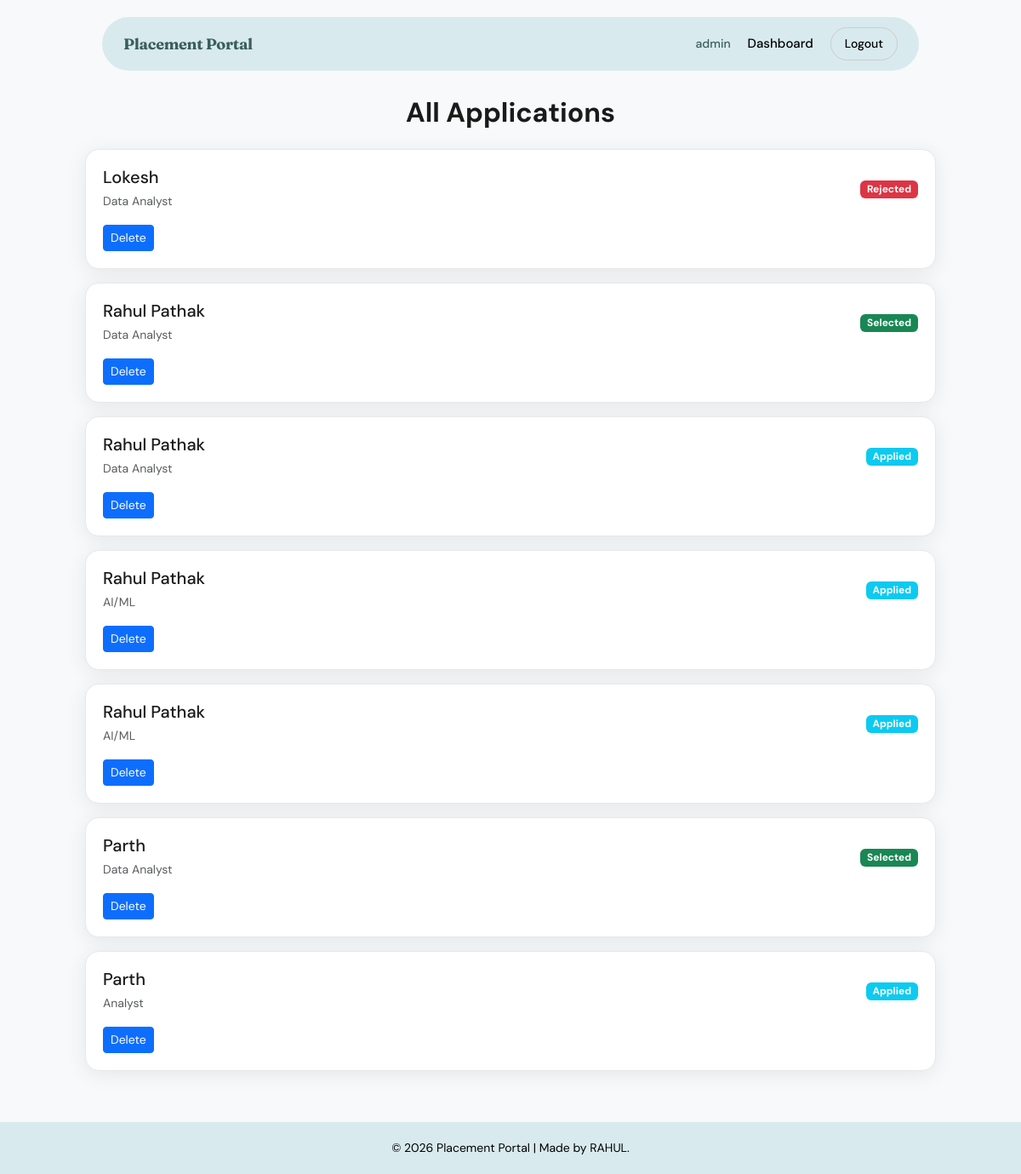
Screenshot of /admin/applications (signed in) with the database file from the repository.
### models.py (models this page shows, shortened)
class User(UserMixin, db.Model):
    __tablename__ = "user"
    id             = db.Column(db.Integer, primary_key=True)
    email          = db.Column(db.String(150), unique=True, nullable=False, index=True)
    password_hash  = db.Column(db.String(256), nullable=False)
    role           = db.Column(db.String(20),  nullable=False)
    _is_active     = db.Column("is_active", db.Boolean, default=True, nullable=False)
    is_blacklisted = db.Column(db.Boolean, default=False, nullable=False)
    created_at     = db.Column(db.DateTime, default=datetime.utcnow, nullable=False)
    updated_at     = db.Column(db.DateTime, default=datetime.utcnow, onupdate=datetime.utcnow)
    company_profile = db.relationship("Company",      backref="user", uselist=False, cascade="all, delete-orphan")
    student_profile = db.relationship("Student",      backref="user", uselist=False, cascade="all, delete-orphan")
    notifications   = db.relationship("Notification", backref="user", lazy="dynamic",  cascade="all, delete-orphan")
    @property
    def is_active(self):
        return self._is_active and not self.is_blacklisted
    @is_active.setter
    def is_active(self, value: bool):
        self._is_active = value

class Application(db.Model):
    __tablename__ = "application"
    id         = db.Column(db.Integer, primary_key=True)
    student_id = db.Column(db.Integer, db.ForeignKey("student.id"), nullable=False, index=True)
    drive_id   = db.Column(db.Integer, db.ForeignKey("placement_drive.id"), nullable=False, index=True)
    status     = db.Column(db.String(20), default="Applied", nullable=False, index=True)
    notes      = db.Column(db.Text)
    applied_at = db.Column(db.DateTime, default=datetime.utcnow, nullable=False)
    updated_at = db.Column(db.DateTime, default=datetime.utcnow, onupdate=datetime.utcnow)
    __table_args__ = (
        db.UniqueConstraint("student_id", "drive_id", name="uq_student_drive"),
    )

class Student(db.Model):
    __tablename__ = "student"
    id               = db.Column(db.Integer, primary_key=True)
    user_id          = db.Column(db.Integer, db.ForeignKey("user.id"), nullable=False, unique=True)
    name             = db.Column(db.String(150), nullable=False)
    student_id       = db.Column(db.String(50),  unique=True, nullable=False, index=True)
    branch           = db.Column(db.String(100))
    graduation_year  = db.Column(db.Integer)
    cgpa             = db.Column(db.Float)
    skills           = db.Column(db.Text)
    phone            = db.Column(db.String(20))
    resume_link      = db.Column(db.String(500))
    is_blacklisted   = db.Column(db.Boolean, default=False)
    blacklist_reason = db.Column(db.Text)
    created_at       = db.Column(db.DateTime, default=datetime.utcnow, nullable=False)
    updated_at       = db.Column(db.DateTime, default=datetime.utcnow, onupdate=datetime.utcnow)
    applications = db.relationship("Application", backref="student", lazy="dynamic", cascade="all, delete-orphan")

class PlacementDrive(db.Model):
    __tablename__ = "placement_drive"
    id                       = db.Column(db.Integer, primary_key=True)
    company_id               = db.Column(db.Integer, db.ForeignKey("company.id"), nullable=False, index=True)
    job_title                = db.Column(db.String(150), nullable=False)
    job_type                 = db.Column(db.String(50))
    description              = db.Column(db.Text, nullable=False)
    eligibility              = db.Column(db.String(255))
    min_cgpa                 = db.Column(db.Float, default=0.0)
    graduation_year_required = db.Column(db.Integer)
    location                 = db.Column(db.String(150))
    salary_range             = db.Column(db.String(100))
    deadline                 = db.Column(db.Date, nullable=False)
    status                   = db.Column(db.String(20), default="Pending", nullable=False, index=True)
    rejection_reason         = db.Column(db.Text)
    created_at               = db.Column(db.DateTime, default=datetime.utcnow, nullable=False)
    updated_at               = db.Column(db.DateTime, default=datetime.utcnow, onupdate=datetime.utcnow)
    applications = db.relationship("Application", backref="drive", lazy="dynamic", cascade="all, delete-orphan")

### app.py (the view)
@app.route("/admin/applications")
@login_required
def admin_applications():
    if current_user.role != "admin":
        return redirect(url_for("home"))
    applications = Application.query.all()
    return render_template("admin_applications.html", applications=applications)

### app.py (called while the page is built)
@login_manager.user_loader
def load_user(user_id):
    return User.query.get(int(user_id))

### templates/admin_applications.html
{% extends "base.html" %}
{% block content %}
<div class="page-container">
    <h2 class="mb-4 text-center fw-bold">All Applications</h2>
    {% for a in applications %}
    <div class="custom-card">
            <div class="d-flex justify-content-between align-items-center">
                <div>
                    <h5 class="mb-1">{{ a.student.name }}</h5>
                    <small class="text-muted">{{ a.drive.job_title }}</small>
                </div>
                <span class="badge
                    {% if a.status == 'Shortlisted' %} bg-warning text-dark
                    {% elif a.status == 'Rejected' %} bg-danger
                    {% elif a.status == 'Selected' %} badge bg-success
                    {% else %} bg-info
                    {% endif %}">
                    {{ a.status }}
                </span>
            </div>
            <div class="mt-3 d-flex gap-2 flex-wrap">
                <a href="{{ url_for('delete_application', app_id=a.id) }}"
                   class="btn btn-primary btn-sm">
                   Delete
                </a>
            </div>
    </div>
    {% endfor %}
</div>
{% endblock %}

### templates/base.html (shortened to what this page needs)
<!DOCTYPE html>
<html lang="en">
<head>
    <link href="https://cdn.jsdelivr.net/npm/bootstrap@5.3.3/dist/css/bootstrap.min.css" rel="stylesheet">
    <link href="{{ url_for('static', filename='style.css') }}" rel="stylesheet">
</head>
<body>
<nav class="custom-navbar">
    <div class="nav-container">
        <a class="logo" href="{{ url_for('home') }}">Placement Portal</a>
        <div class="nav-links">
            {% if current_user.is_authenticated %}
                <span class="user-name">{{ current_user.role }}</span>
                <a href="{{ url_for('dashboard') }}" class="nav-item">Dashboard</a>
                <a href="{{ url_for('logout') }}" class="nav-btn">Logout</a>
            {% else %}
                <a href="{{ url_for('login') }}" class="nav-item">Login</a>
                <a href="{{ url_for('register') }}" class="nav-btn primary">Get Started</a>
            {% endif %}
        </div>
    </div>
</nav>
<div class="container content">
    {% block content %}{% endblock %}
</div>
<footer class="footer">
    <div class="footer-container">
        <p>© 2026 Placement Portal | Made by RAHUL.</p>
    </div>
</footer>
</body>
</html>

### static/style.css (style rules this page uses)
:root { --brand-bg: #d8eaee; --brand-dark: rgb(59, 93, 94); --accent: #000000; --surface: #ffffff; --muted: #666; --radius: 50px; --radius-card: 16px; --radius-sm: 10px; --shadow: 0 4px 24px rgba(0,0,0,0.08); }
* { box-sizing: border-box; }
body { font-family: 'DM Sans', sans-serif; background: #f7f9fa; color: #1a1a1a; margin: 0; }
.custom-navbar { display: flex; justify-content: center; margin-top: 20px; }
.nav-container { width: 80%; background: var(--brand-bg); border-radius: var(--radius); padding: 12px 25px; display: flex; justify-content: space-between; align-items: center; }
.logo { text-decoration: none; color: var(--brand-dark); font-family: 'Fraunces', serif; font-weight: 700; font-size: 18px; letter-spacing: -0.3px; }
.nav-links { display: flex; align-items: center; gap: 20px; }
.nav-item { text-decoration: none; color: #000; font-weight: 500; font-size: 15px; transition: color .2s; }
.nav-btn { text-decoration: none; padding: 8px 16px; border-radius: 20px; background: transparent; border: 1px solid #ccc; color: black; font-size: 14px; font-weight: 500; transition: background .2s, border-color .2s; }
.user-name { font-weight: 500; font-size: 14px; color: var(--brand-dark); }
.content { margin-top: 30px; }
.footer { margin-top: 60px; padding: 20px 0; text-align: center; background: var(--brand-bg); }
.footer-container p { margin: 0; color: #000; font-size: 14px; }
.custom-card { background: var(--surface); border-radius: var(--radius-card); padding: 20px; border: 1px solid #e8e8e8; box-shadow: var(--shadow); margin-bottom: 16px; }
.page-container { max-width: 1000px; margin: 30px auto; }

### rows the page displays
User: role "admin"
Application: student.name "Lokesh", drive.job_title "Data Analyst", status "Rejected"
Application: student.name "Rahul Pathak", drive.job_title "Data Analyst", status "Selected"
Application: student.name "Rahul Pathak", drive.job_title "Data Analyst", status "Applied"
Application: student.name "Rahul Pathak", drive.job_title "AI/ML", status "Applied"
Application: student.name "Rahul Pathak", drive.job_title "AI/ML", status "Applied"
Application: student.name "Parth", drive.job_title "Data Analyst", status "Selected"
Application: student.name "Parth", drive.job_title "Analyst", status "Applied"
